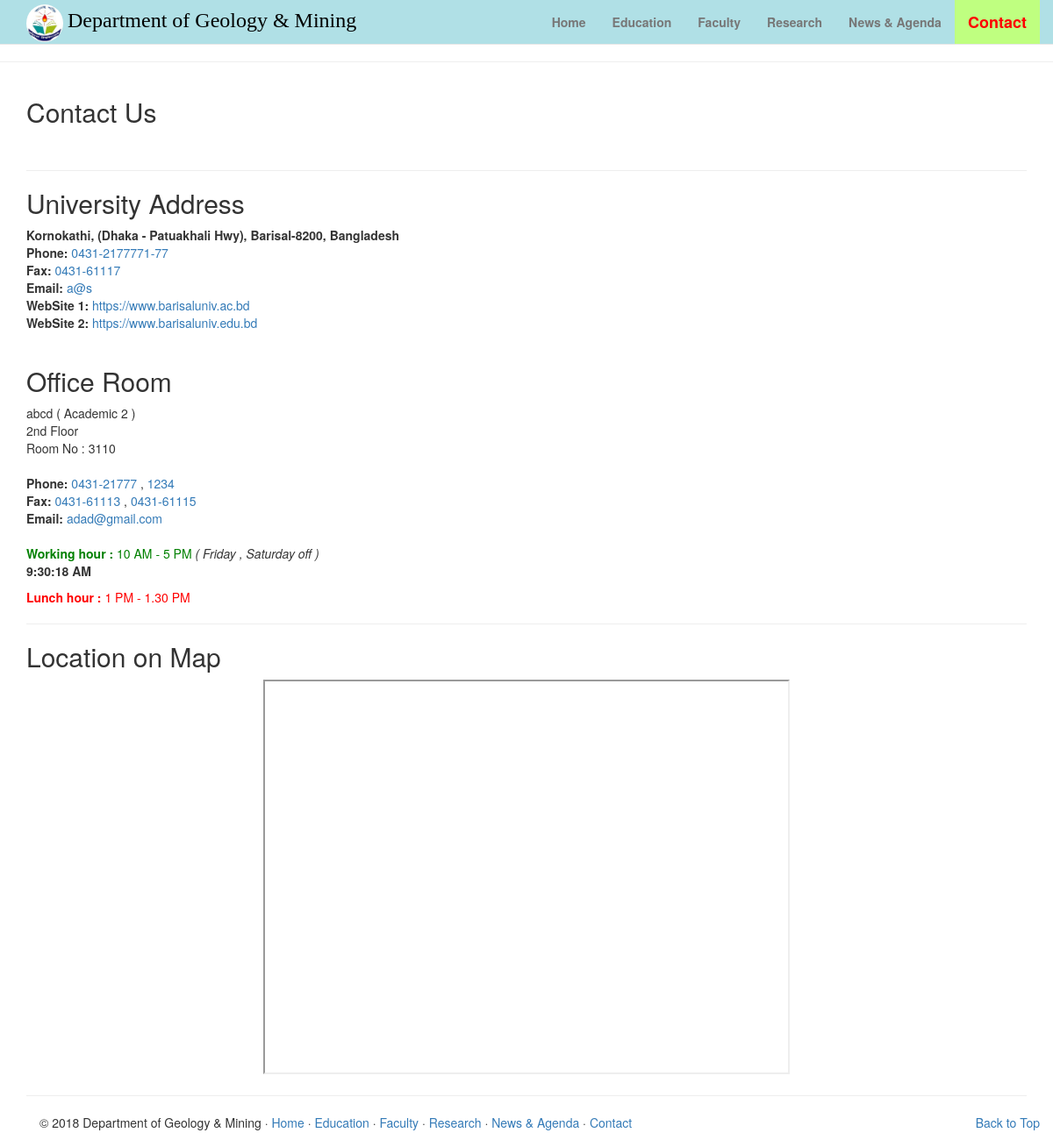
Page /Pages/Contact/index.php on the committed database.
### tables this page shows
CREATE TABLE IF NOT EXISTS `contactgm` (
  `Id` int(11) NOT NULL,
  `locationMap` varchar(1000) NOT NULL,
  `ContactMap` varchar(50) NOT NULL,
  `offBuild` varchar(500) NOT NULL,
  `offFloor` varchar(100) NOT NULL,
  `offRoom` varchar(70) NOT NULL,
  `offPhn1` varchar(50) NOT NULL,
  `offPhn2` varchar(50) NOT NULL,
  `offFax1` varchar(50) NOT NULL,
  `offFax2` varchar(50) NOT NULL,
  `offMail` varchar(100) NOT NULL,
  `offWork` varchar(100) NOT NULL,
  `offWNoti` varchar(500) NOT NULL,
  `offLun` varchar(100) NOT NULL,
  `UnivAddr` varchar(500) NOT NULL,
  `UnivPhn` varchar(50) NOT NULL,
  `UnivFax` varchar(50) NOT NULL,
  `UnivEmail` varchar(100) NOT NULL,
  `UnivWeb1` varchar(100) NOT NULL,
  `UnivWeb2` varchar(100) NOT NULL
);

### Pages/Contact/index.php (the view, shortened to what this page needs)
 <?php
		$link=mysqli_connect('localhost','root','','gm2019bu');
		  $c="ContactMap1";
          $q="select * from ContactGM where ContactMap like '$c'";
        $run=mysqli_query($link,$q);
        while($row=mysqli_fetch_array($run))
        {
         $locationMap = $row['locationMap'];
		 $offBuild = $row['offBuild'];
		 $offFloor = $row['offFloor'];
		 $offRoom = $row['offRoom'];
		 $offPhn1 = $row['offPhn1'];
		 $offFax1 = $row['offFax1'];
		 $offPhn2 = $row['offPhn2'];
		  $offFax2 = $row['offFax2'];
		 $offMail = $row['offMail'];
		 $offWork = $row['offWork'];
		 $offWNoti = $row['offWNoti'];
		 $offLun = $row['offLun'];
	     $UnivAddr = $row['UnivAddr'];
		 $UnivPhn = $row['UnivPhn'];
		 $UnivFax = $row['UnivFax'];
		 $UnivEmail = $row['UnivEmail'];
		 $UnivWeb1 = $row['UnivWeb1'];
		 $UnivWeb2 = $row['UnivWeb2'];
		}
?>
<!DOCTYPE html>
<html xmlns="http://www.w3.org/1999/xhtml">
<head >
    <link href="../../support/css/bootstrap.min.css" rel="stylesheet"/>
    <link href="../../support/css/myCSS.css" rel="stylesheet" />
</head>
<body>
    <form id="form1"  >
    <div>
        <div style="background-color:powderblue;" class="navbar navbar-default navbar-fixed-top" role="navigation">
                <div class="container">
                    <div class="navbar-header">
                    <a  style = "padding:5px 15px;" class=" navbar-brand" href="../../home.php"><span><img alt ="Logo" class="img-circle"  src="../../Files/Images/Univ/bu.jpg" height="43" width="42" /></span>
					<font face="Aharoni" color="black" size="5"> Department of Geology & Mining </font> </a>
                </div>
                    <div class="navbar-collapse collapse">
                        <ul class="nav navbar-nav navbar-right">
                            <li><a href="../../home.php"><b>Home</b></a></li>
							<li><a href="../../Pages/Education"><b>Education </b></a></li>
                            <li ><a href="../../Pages/Faculty"><b>Faculty </b></a></li>
							<li><a href="../../Pages/Research"><b>Research </b></a></li>
							<li><a href="../../Pages/News"> <b>News & Agenda </b></a></li>
                            <li class="active"><a style="background-color:#bfff80;color:red;font-weight: bold;font-size: 18px;" href="../../Pages/Contact"> Contact  </a></li>
                        </ul>
                    </div>
            </div>
        </div>
    </div>
        <hr />
            <div class="container">
			  <h2> Contact Us </h2>
			  <br>
			    <hr />
			  <h2> University Address </h2>
			  <b> <?php echo "$UnivAddr "; ?> </b><br>
               <b>Phone:</b> <?php echo " <a href='tel:$UnivPhn'> $UnivPhn </a>"; ?><br>
              <b> Fax:</b> <?php echo " <a href='fax:$UnivFax'>$UnivFax </a> "; ?> <br>
			  <b> Email:</b> <?php echo " <a href='mailto:$UnivEmail'>$UnivEmail </a> "; ?> <br>
              <b> WebSite 1:   </b> <?php echo "  <a href='$UnivWeb1'> $UnivWeb1</a>"; ?> <br>
              <b> WebSite 2:</b> <?php echo "  <a href='$UnivWeb2'> $UnivWeb2</a> "; ?> <br>
			 <br>
			 <h2> Office Room </h2>
			 <?php echo "$offBuild "; ?> <br>
              <?php echo "$offFloor "; ?> <br>
			 Room No : <?php echo "$offRoom "; ?> <br><br>
			  <b> Phone: </b><?php echo " <a href='tel:$offPhn1'> $offPhn1 </a>"; ?>, <?php echo " <a href='tel:$offPhn2'> $offPhn2 </a>"; ?><br>
              <b> Fax: </b> <?php echo " <a href='fax:$offFax1'> $offFax1 </a> "; ?>, <?php echo " <a href='fax:$offFax2'> $offFax2 </a> "; ?> <br>
			  <b> Email: </b> <?php echo " <a href='mailto:$offMail'> $offMail</a>"; ?><br><br>
			 <font color="green">  <b>Working hour :  </b> <?php echo "$offWork"; ?> </font>
			 <i><?php echo "$offWNoti"; ?> </i> <br>
			 <b><p id="CurTime" style=""></p></b>
             <font color="red">  <b>Lunch hour :  </b> <?php echo "$offLun"; ?> </font><br>
			<hr>
                 <h2> Location on Map</h2>
				 <center>
         <?php echo "<iframe src='$locationMap'  width='600' height='450' frameborder='2' style='border:6' allowfullscreen></iframe>"; ?>
                 </center>
	             <div>
        <hr />
         <footer>
             <div class="container">
                     <p class="pull-right">
                          <a href="#">Back to Top</a>
                     </p>
                 <p>
                     &copy;
                        2018 Department of Geology & Mining
                      &middot;
                            <a href="../../home.php"> Home </a>
                      &middot;
                            <a href="../../Pages/Education">Education</a>
                      &middot;
                            <a href="../../Pages/Faculty">Faculty</a>
                      &middot;
                            <a href="../../Pages/Research">Research</a>
					  &middot;
                            <a href="../../Pages/News">News & Agenda</a>
                      &middot;
                            <a href="../../Pages/Contact">Contact</a>
                </p>
             </div>
         </footer>
    </form>
</body>
</html>

### support/css/myCSS.css (style rules this page uses)
body { padding-top: 50px; }

### rows in the picture
contactgm: UnivAddr "Kornokathi, (Dhaka - Patuakhali Hwy), Barisal-8200, Bangladesh", UnivPhn "0431-2177771-77", UnivFax "0431-61117", UnivEmail "a@s", UnivWeb1 "https://www.barisaluniv.ac.bd", UnivWeb2 "https://www.barisaluniv.edu.bd", offBuild "abcd ( Academic 2 )", offFloor "2nd Floor", offRoom "3110", offPhn1 "0431-21777", offPhn2 "1234", offFax1 "0431-61113", offFax2 "0431-61115", offMail "adad@gmail.com", offWork "10 AM - 5 PM", offWNoti "( Friday , Saturday off )", offLun "1 PM - 1.30 PM"
